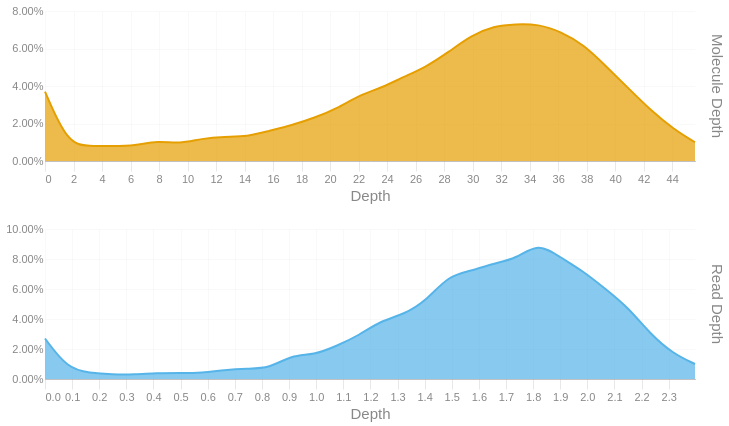

The code cell stored with this chart in its notebook:
### Code cell
readdep = depth_hist(tb['Read Depth'], q99, 3)
readdep = readdep.with_columns(pl.lit('Read Depth').alias('Metric'))
if not SKIPLR:
    moldep = depth_hist(tb['Molecule Depth'], mol_q99, 1)
    moldep = moldep.with_columns(pl.lit('Molecule Depth').alias('Metric'))
    _hist = pl.concat([readdep, moldep])
    _hist = _hist.filter(pl.col('Proportion') != 0)
    with SafeRender(_hist):
        (
            alt.Chart(_hist)        
            .mark_area(interpolate = "basis")
            .encode(
                x=alt.X('Bin:Q').scale(domainMin=0).axis(alt.Axis(title='Depth')),
                y = alt.Y('Proportion:Q', title = None).axis(format = '.2%'),
                color = alt.Color('Metric:N').legend(None),
                row = alt.Row("Metric:N").header(title = None, labelOrient = 'right'),
                tooltip = [
                    alt.Tooltip("Metric:N", title = "Metric"),
                    alt.Tooltip('Interval:N', title = "Depth Interval"),
                    alt.Tooltip('Proportion:Q', title = "% Alignments").format('.2%')
                ]
            )
            .resolve_scale(x='independent', y='independent')
            .properties(
                height = 150, width = 650,
                usermeta={'embedOptions': {'downloadFileName': f'{samplename}.depth.hist'}}
            )
        ).display()
else:
    readdep = readdep.filter(pl.col('Proportion') != 0)
    with SafeRender(readdep):
        (
            alt.Chart(readdep)        
            .mark_area(interpolate = "basis")
            .encode(
                x=alt.X('Bin:Q').scale(domainMin=0).axis(alt.Axis(title='Depth')),
                y = alt.Y('Proportion:Q', title = None).axis(format = '.2%'),
                tooltip = [
                    alt.Tooltip('Interval:N', title = "Depth Interval"),
                    alt.Tooltip('Proportion:Q', title = "% Alignments").format('.2%')
                ]
            )
            .properties(
                usermeta={'embedOptions': {'downloadFileName': f'{samplename}.depth.hist'}}
            )
        ).display()

### Figure 1 — Vega-Lite specification as saved in the notebook (floating-point values rounded to 4 significant figures)
{"width": 650, "height": 150, "config": {"title": {"anchor": "start", "dy": -15, "fontSize": 18, "color": "#888888", "subtitleColor": "#888888", "subtitleFontSize": 14}, "arc": {"fill": "#0072B2"}, "axis": {"domainColor": "#888888", "domainWidth": 0.5, "gridWidth": 0.2, "grid": false, "titleFontWeight": 400, "titleFontSize": 15, "labelFontSize": 11, "labelColor": "#888888", "tickColor": "#888888", "tickWidth": 0.2, "titleColor": "#888888"}, "axisBand": {"grid": false}, "axisX": {"grid": true, "tickSize": 10, "domainCap": "round"}, "axisY": {"domain": false, "grid": true, "tickSize": 0, "domainCap": "round"}, "background": "transparent", "header": {"labelFontSize": 15, "labelColor": "#888888", "titleFontSize": 15, "titleFontWeight": 600, "titleColor": "#888888"}, "legend": {"labelFont": "sans-serif", "labelFontSize": 12, "labelColor": "#888888", "symbolSize": 100, "symbolType": "circle", "titleFontSize": 12, "titlePadding": 10, "titleColor": "#888888", "title": null}, "range": {"category": ["#E69F00", "#56B4E9", "#009E73", "#F0E442", "#0072B2", "#D55E00", "#CC79A7", "#000000"], "diverging": ["#cfe8f3", "#a2d4ec", "#73bfe2", "#46abdb", "#1696d2", "#12719e"]}, "area": {"fill": "#0072B2", "fillOpacity": 0.7, "line": true, "strokeOpacity": 0.7}, "line": {"color": "#0072B2", "stroke": "#0072B2", "strokeWidth": 2}, "trail": {"color": "#0072B2", "stroke": "#0072B2", "strokeWidth": 0, "size": 1}, "point": {"filled": true, "fillOpacity": 1.0, "size": 95}, "text": {"color": "#888888", "fontSize": 11, "align": "right", "fontWeight": 400, "size": 11}, "bar": {"fill": "#0072B2", "stroke": null}, "view": {"stroke": null, "continuousWidth": 660, "continuousHeight": 400}}, "data": {"name": "data-eb81b96c9488b5758fa2ff66bf7e4688"}, "mark": {"type": "area", "interpolate": "basis"}, "encoding": {"color": {"field": "Metric", "legend": null, "type": "nominal"}, "row": {"field": "Metric", "header": {"title": null, "labelOrient": "right"}, "type": "nominal"}, "tooltip": [{"field": "Metric", "title": "Metric", "type": "nominal"}, {"field": "Interval", "title": "Depth Interval", "type": "nominal"}, {"field": "Proportion", "format": ".2%", "title": "% Alignments", "type": "quantitative"}], "x": {"axis": {"title": "Depth"}, "field": "Bin", "scale": {"domainMin": 0}, "type": "quantitative"}, "y": {"axis": {"format": ".2%"}, "field": "Proportion", "title": null, "type": "quantitative"}}, "resolve": {"scale": {"x": "independent", "y": "independent"}}, "usermeta": {"embedOptions": {"downloadFileName": "S5_Connecticut_983.depth.hist"}}, "$schema": "https://vega.github.io/schema/vega-lite/v6.1.0.json", "datasets": {"data-eb81b96c9488b5758fa2ff66bf7e4688": [{"Bin": 0.0, "Interval": "0.0-0.083", "Proportion": 0.027, "Metric": "Read Depth"}, {"Bin": 0.083, "Interval": "0.083-0.165", "Proportion": 0.007, "Metric": "Read Depth"}, {"Bin": 0.165, "Interval": "0.165-0.248", "Proportion": 0.004, "Metric": "Read Depth"}, {"Bin": 0.248, "Interval": "0.248-0.331", "Proportion": 0.003, "Metric": "Read Depth"}, {"Bin": 0.331, "Interval": "0.331-0.413", "Proportion": 0.003, "Metric": "Read Depth"}, {"Bin": 0.413, "Interval": "0.413-0.496", "Proportion": 0.004, "Metric": "Read Depth"}, {"Bin": 0.496, "Interval": "0.496-0.579", "Proportion": 0.004, "Metric": "Read Depth"}, {"Bin": 0.579, "Interval": "0.579-0.661", "Proportion": 0.004, "Metric": "Read Depth"}, {"Bin": 0.661, "Interval": "0.661-0.744", "Proportion": 0.006, "Metric": "Read Depth"}, {"Bin": 0.744, "Interval": "0.744-0.827", "Proportion": 0.007, "Metric": "Read Depth"}, {"Bin": 0.827, "Interval": "0.827-0.909", "Proportion": 0.007, "Metric": "Read Depth"}, {"Bin": 0.909, "Interval": "0.909-0.992", "Proportion": 0.016, "Metric": "Read Depth"}, {"Bin": 0.992, "Interval": "0.992-1.075", "Proportion": 0.016, "Metric": "Read Depth"}, {"Bin": 1.075, "Interval": "1.075-1.157", "Proportion": 0.022, "Metric": "Read Depth"}, {"Bin": 1.157, "Interval": "1.157-1.24", "Proportion": 0.029, "Metric": "Read Depth"}, {"Bin": 1.24, "Interval": "1.24-1.323", "Proportion": 0.039, "Metric": "Read Depth"}, {"Bin": 1.323, "Interval": "1.323-1.405", "Proportion": 0.043, "Metric": "Read Depth"}, {"Bin": 1.405, "Interval": "1.405-1.488", "Proportion": 0.052, "Metric": "Read Depth"}, {"Bin": 1.488, "Interval": "1.488-1.571", "Proportion": 0.069, "Metric": "Read Depth"}, {"Bin": 1.571, "Interval": "1.571-1.653", "Proportion": 0.072, "Metric": "Read Depth"}, {"Bin": 1.653, "Interval": "1.653-1.736", "Proportion": 0.077, "Metric": "Read Depth"}, {"Bin": 1.736, "Interval": "1.736-1.819", "Proportion": 0.08, "Metric": "Read Depth"}, {"Bin": 1.819, "Interval": "1.819-1.901", "Proportion": 0.091, "Metric": "Read Depth"}, {"Bin": 1.901, "Interval": "1.901-1.984", "Proportion": 0.081, "Metric": "Read Depth"}, {"Bin": 1.984, "Interval": "1.984-2.067", "Proportion": 0.072, "Metric": "Read Depth"}, {"Bin": 2.067, "Interval": "2.067-2.149", "Proportion": 0.06, "Metric": "Read Depth"}, {"Bin": 2.149, "Interval": "2.149-2.232", "Proportion": 0.048, "Metric": "Read Depth"}, {"Bin": 2.232, "Interval": "2.232-2.315", "Proportion": 0.03, "Metric": "Read Depth"}, {"Bin": 2.315, "Interval": "2.315-2.397", "Proportion": 0.017, "Metric": "Read Depth"}, {"Bin": 2.397, "Interval": "2.397-2.48", "Proportion": 0.01, "Metric": "Read Depth"}, {"Bin": 0.0, "Interval": "0.0-1.6", "Proportion": 0.037, "Metric": "Molecule Depth"}, {"Bin": 1.6, "Interval": "1.6-3.1", "Proportion": 0.009, "Metric": "Molecule Depth"}, {"Bin": 3.1, "Interval": "3.1-4.7", "Proportion": 0.008, "Metric": "Molecule Depth"}, {"Bin": 4.7, "Interval": "4.7-6.3", "Proportion": 0.008, "Metric": "Molecule Depth"}, {"Bin": 6.3, "Interval": "6.3-7.9", "Proportion": 0.008, "Metric": "Molecule Depth"}, {"Bin": 7.9, "Interval": "7.9-9.4", "Proportion": 0.011, "Metric": "Molecule Depth"}, {"Bin": 9.4, "Interval": "9.4-11.0", "Proportion": 0.009, "Metric": "Molecule Depth"}, {"Bin": 11.0, "Interval": "11.0-12.6", "Proportion": 0.012, "Metric": "Molecule Depth"}, {"Bin": 12.6, "Interval": "12.6-14.2", "Proportion": 0.013, "Metric": "Molecule Depth"}, {"Bin": 14.2, "Interval": "14.2-15.7", "Proportion": 0.013, "Metric": "Molecule Depth"}, {"Bin": 15.7, "Interval": "15.7-17.3", "Proportion": 0.016, "Metric": "Molecule Depth"}, {"Bin": 17.3, "Interval": "17.3-18.9", "Proportion": 0.019, "Metric": "Molecule Depth"}, {"Bin": 18.9, "Interval": "18.9-20.5", "Proportion": 0.023, "Metric": "Molecule Depth"}, {"Bin": 20.5, "Interval": "20.5-22.0", "Proportion": 0.028, "Metric": "Molecule Depth"}, {"Bin": 22.0, "Interval": "22.0-23.6", "Proportion": 0.035, "Metric": "Molecule Depth"}, {"Bin": 23.6, "Interval": "23.6-25.2", "Proportion": 0.039, "Metric": "Molecule Depth"}, {"Bin": 25.2, "Interval": "25.2-26.7", "Proportion": 0.045, "Metric": "Molecule Depth"}, {"Bin": 26.7, "Interval": "26.7-28.3", "Proportion": 0.05, "Metric": "Molecule Depth"}, {"Bin": 28.3, "Interval": "28.3-29.9", "Proportion": 0.058, "Metric": "Molecule Depth"}, {"Bin": 29.9, "Interval": "29.9-31.5", "Proportion": 0.067, "Metric": "Molecule Depth"}, {"Bin": 31.5, "Interval": "31.5-33.0", "Proportion": 0.072, "Metric": "Molecule Depth"}, {"Bin": 33.0, "Interval": "33.0-34.6", "Proportion": 0.073, "Metric": "Molecule Depth"}, {"Bin": 34.6, "Interval": "34.6-36.2", "Proportion": 0.073, "Metric": "Molecule Depth"}, {"Bin": 36.2, "Interval": "36.2-37.8", "Proportion": 0.069, "Metric": "Molecule Depth"}, {"Bin": 37.8, "Interval": "37.8-39.3", "Proportion": 0.062, "Metric": "Molecule Depth"}, {"Bin": 39.3, "Interval": "39.3-40.9", "Proportion": 0.051, "Metric": "Molecule Depth"}, {"Bin": 40.9, "Interval": "40.9-42.5", "Proportion": 0.039, "Metric": "Molecule Depth"}, {"Bin": 42.5, "Interval": "42.5-44.1", "Proportion": 0.027, "Metric": "Molecule Depth"}, {"Bin": 44.1, "Interval": "44.1-45.6", "Proportion": 0.017, "Metric": "Molecule Depth"}, {"Bin": 45.6, "Interval": "45.6-47.2", "Proportion": 0.01, "Metric": "Molecule Depth"}]}}
